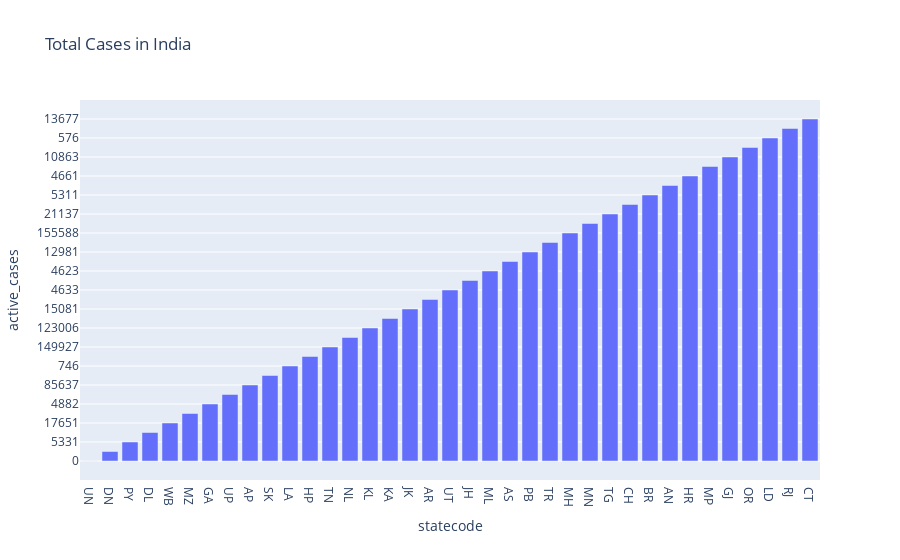

Source (notebook cell):
### Markdown cell above
Object oriented Graphs

### Code cell
#Matplotlib
fig=plt.figure(figsize=(20,10),dpi=200)
axes=fig.add_axes([0,0,1,1])
axes.bar(df['statecode'],df['confirmed'])
axes.set_title("Total Cases in India")
axes.set_xlabel("statecode")
axes.set_ylabel("confirmed_cases")
plt.show()

#plotly
fig=go.Figure()
fig.add_trace(go.Bar(x=df['statecode'],y=df['active']))
fig.update_layout(title='Total Cases in India',xaxis=dict(title='statecode'),yaxis=dict(title='active_cases'))

### Figure 1 — Plotly figure (JSON) as saved in the notebook; plotly's stock layout.template omitted (floating-point values rounded to 4 significant figures)
{"data": [{"type": "bar", "x": ["UN", "DN", "PY", "DL", "WB", "MZ", "GA", "UP", "AP", "SK", "LA", "HP", "TN", "NL", "KL", "KA", "JK", "AR", "UT", "JH", "ML", "AS", "PB", "TR", "MH", "MN", "TG", "CH", "BR", "AN", "HR", "MP", "GJ", "OR", "LD", "RJ", "CT"], "y": ["0", "76", "5331", "3466", "17651", "3455", "4882", "8986", "85637", "3553", "746", "4777", "149927", "3502", "123006", "180835", "15081", "2885", "4633", "3395", "4623", "43298", "12981", "5589", "155588", "8499", "21137", "520", "5311", "110", "4661", "4251", "10863", "51628", "576", "7441", "13677"]}], "layout": {"title": {"text": "Total Cases in India"}, "xaxis": {"title": {"text": "statecode"}}, "yaxis": {"title": {"text": "active_cases"}}}}
